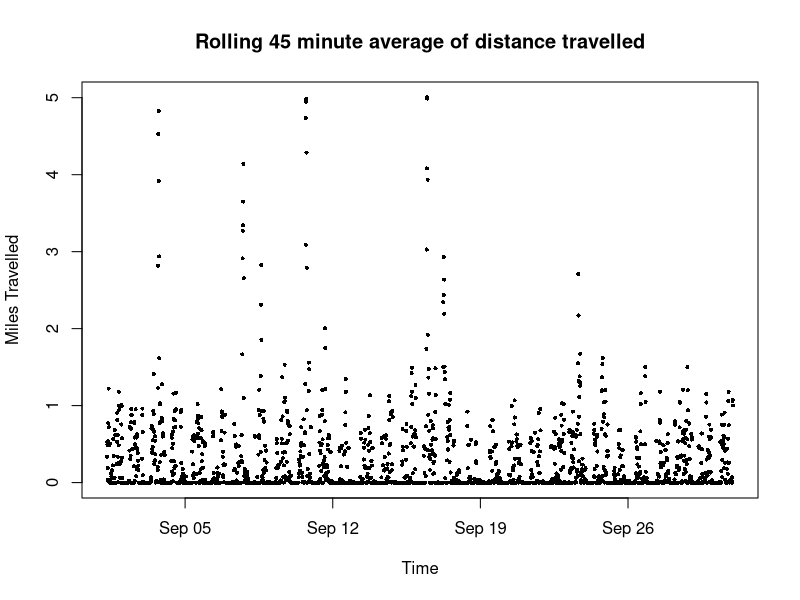
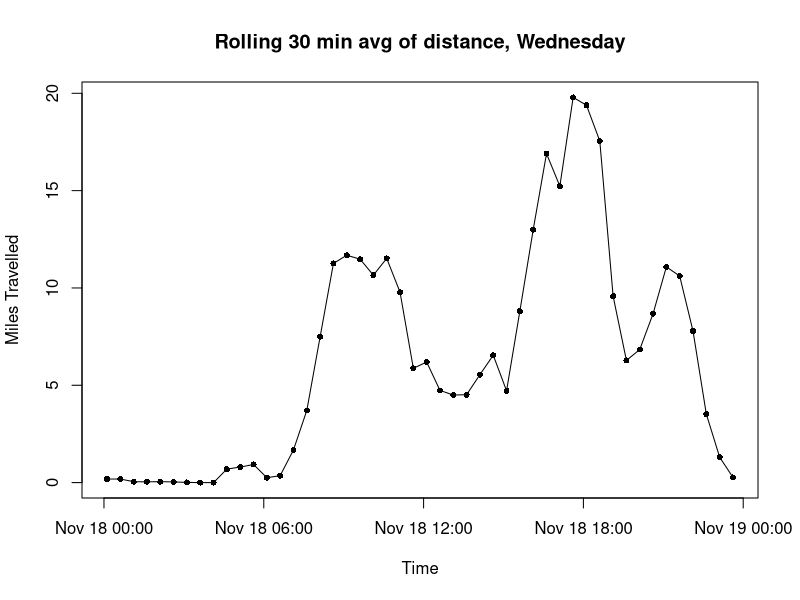

Recreate these plots in R, in order.
# Dylan O'Connell

stepCount <- read.csv("stepCount.csv", as.is=TRUE)
distWalked <- read.csv("distWalked.csv", as.is=TRUE)
flightsClimbed <- read.csv("flightsClimbed.csv", as.is=TRUE)

stepCount$midtime <- as.POSIXct(stepCount$midtime, format="%Y-%m-%d %H:%M:%S", tz="EST")
distWalked$midtime <- as.POSIXct(distWalked$midtime, format="%Y-%m-%d %H:%M:%S", tz="EST")

#months(), weekdays()
start.date <- as.POSIXct("2016-09-01")
end.date <- as.POSIXct("2016-09-07")
#x <- distWalked[distWalked$midtime > start.date & distWalked$midtime < end.date ,]
x <- distWalked[months(distWalked$midtime) == "September",]
#x <- distWalked[as.Date(distWalked$midtime) == as.Date("2016-09-07"),]

# every 5 minutes from the start until the end of our dataset
time.interval = 900
timeseq <- seq(from=range(x$midtime)[1], to=range(x$midtime)[2], by=time.interval)
rollavg.45m <- rep(0, length(timeseq))
time.start <- as.numeric(range(x$midtime)[1])

# This as.integer will round some mid times up a half second, but this is
# all approximate
x$secFromStart <- as.integer(x$midtime) - time.start

for(i in 1:length(x$secFromStart)){
  rollavg.45m[x$secFromStart[i] / time.interval ] <- rollavg.45m[x$secFromStart[i] / time.interval] + x$value[i]
  rollavg.45m[x$secFromStart[i] / time.interval + 1] <- rollavg.45m[x$secFromStart[i] / time.interval + 1] + x$value[i]
  rollavg.45m[x$secFromStart[i] / time.interval + 2] <- rollavg.45m[x$secFromStart[i] / time.interval + 2] + x$value[i]
}

rollavg.45m <- rollavg.45m[1:length(timeseq)]
plot(timeseq,rollavg.45m,pch=16,cex=0.55, 
     xlab="Time", ylab="Miles Travelled", 
     main="Rolling 45 minute average of distance travelled")


# To only plot the monday points, we strip the dates from midtime,
# and add identical days.
plotavgbyDOW = function(x, dow){
  x <- x[weekdays(x$midtime) == dow,]
  x$midtime <- strftime(x$midtime, format="%H:%M:%S")
  x$midtime <- as.POSIXct(x$midtime, format="%H:%M:%S")
  time.interval = 1800
  time.start <- as.numeric(range(x$midtime)[1])
  x$secFromStart <- as.integer(x$midtime) - time.start
  timeseq <- seq(from=range(x$midtime)[1], to=range(x$midtime)[2], by=time.interval)
  rollavg <- rep(0, length(timeseq))
  
  for(i in 1:length(x$secFromStart)){
    rollavg[x$secFromStart[i] / time.interval ] <- rollavg[x$secFromStart[i] / time.interval] + x$value[i]
    rollavg[x$secFromStart[i] / time.interval + 1] <- rollavg[x$secFromStart[i] / time.interval + 1] + x$value[i]
    rollavg[x$secFromStart[i] / time.interval + 2] <- rollavg[x$secFromStart[i] / time.interval + 2] + x$value[i]
  }
  
  rollavg <- rollavg[1:length(timeseq)]
  plot(timeseq,rollavg,pch=16,cex=.8, 
       xlab="Time", ylab="Miles Travelled", 
       main=paste("Rolling", time.interval/60, "min avg of distance,", dow))
  lines(timeseq, rollavg, xlim=range(timeseq), ylim=range(rollavg.45m), pch=16)
}
start.date <- as.POSIXct("2016-08-022")
end.date <- as.POSIXct("2016-10-23")
x <- distWalked[distWalked$midtime > start.date & distWalked$midtime < end.date,]
#x <- distWalked[months(distWalked$midtime) == "September" | distWalked$midtime) == "Oct" | ,]
plotavgbyDOW(x,"Wednesday")

